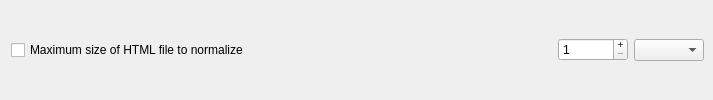
            <widget class="QFrame" name="limitFrame_7">
             <property name="minimumSize">
              <size>
               <width>0</width>
               <height>0</height>
              </size>
             </property>
             <property name="frameShape">
              <enum>QFrame::Shape::NoFrame</enum>
             </property>
             <property name="frameShadow">
              <enum>QFrame::Shadow::Raised</enum>
             </property>
             <layout class="QHBoxLayout" name="horizontalLayout_18">
              <property name="topMargin">
               <number>2</number>
              </property>
              <property name="rightMargin">
               <number>9</number>
              </property>
              <property name="bottomMargin">
               <number>2</number>
              </property>
              <item>
               <widget class="QCheckBox" name="pwmaxSizeHTMLFileToNormalizeCheckBox">
                <property name="text">
                 <string>Maximum size of HTML file to normalize</string>
                </property>
               </widget>
              </item>
              <item>
               <spacer name="horizontalSpacer_11">
                <property name="orientation">
                 <enum>Qt::Orientation::Horizontal</enum>
                </property>
                <property name="sizeHint" stdset="0">
                 <size>
                  <width>303</width>
                  <height>20</height>
                 </size>
                </property>
               </spacer>
              </item>
              <item>
               <widget class="QSpinBox" name="pwmaxSizeHTMLFileToNormalizeSpinBox">
                <property name="minimumSize">
                 <size>
                  <width>70</width>
                  <height>0</height>
                 </size>
                </property>
                <property name="buttonSymbols">
                 <enum>QAbstractSpinBox::ButtonSymbols::PlusMinus</enum>
                </property>
                <property name="minimum">
                 <number>1</number>
                </property>
                <property name="maximum">
                 <number>999</number>
                </property>
               </widget>
              </item>
              <item>
               <widget class="QComboBox" name="pwmaxSizeHTMLFileToNormalizeComboBox">
                <property name="minimumSize">
                 <size>
                  <width>70</width>
                  <height>0</height>
                 </size>
                </property>
                <item>
                 <property name="text">
                  <string/>
                 </property>
                </item>
                <item>
                 <property name="text">
                  <string>K</string>
                 </property>
                </item>
                <item>
                 <property name="text">
                  <string>M</string>
                 </property>
                </item>
               </widget>
              </item>
             </layout>
            </widget>
